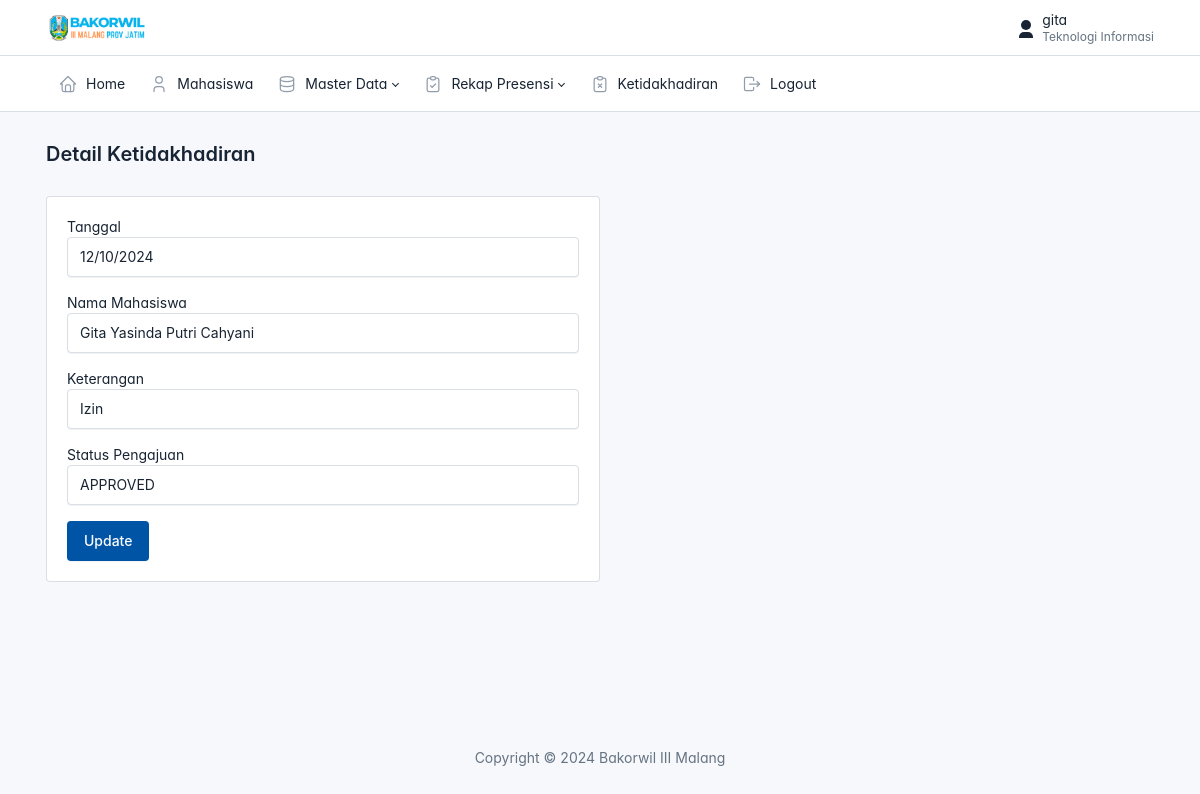
Screenshot of /admin/data_ketidakhadiran/detail.php?id=11 (signed in) with the database file from the repository.
### tables this page shows
CREATE TABLE `ketidakhadiran` (
  `id` int(11) NOT NULL,
  `id_mahasiswa` int(11) NOT NULL,
  `keterangan` varchar(225) NOT NULL,
  `tanggal` date NOT NULL,
  `deskripsi` varchar(225) NOT NULL,
  `file` varchar(225) NOT NULL,
  `status_pengajuan` varchar(20) NOT NULL
);

CREATE TABLE `mahasiswa` (
  `id` int(11) NOT NULL,
  `kode` varchar(225) NOT NULL,
  `nama` varchar(225) NOT NULL,
  `jenis_kelamin` varchar(50) NOT NULL,
  `no_handphone` varchar(20) NOT NULL,
  `jurusan` varchar(225) NOT NULL,
  `bidang` varchar(225) NOT NULL,
  `lokasi_presensi` varchar(225) NOT NULL
);

### admin/data_ketidakhadiran/detail.php (the view, shortened to what this page needs)
<?php
include('../layout/header.php');
require_once('../../config.php');
if (isset($_GET['id'])) {
    $id = $_GET['id'];
    $stmt = $connection->prepare("SELECT k.id, k.keterangan, k.status_pengajuan, k.tanggal, m.nama AS nama_mahasiswa
                                  FROM ketidakhadiran k
                                  JOIN mahasiswa m ON k.id_mahasiswa = m.id
                                  WHERE k.id = ?");
    $stmt->bind_param("i", $id);
    $stmt->execute();
    $result = $stmt->get_result();
    if ($result->num_rows > 0) {
        $data = $result->fetch_assoc();
        $keterangan = $data['keterangan'];
        $status_pengajuan = $data['status_pengajuan'];
        $tanggal = $data['tanggal'];
        $nama_mahasiswa = $data['nama_mahasiswa'];
    } else {
        header("Location: ketidakhadiran.php");
        exit;
    }
} else {
    header("Location: ketidakhadiran.php");
    exit;
}
?>
<div class="page-body">
    <div class="container-xl">
        <form action="" method="POST">
            <div class="card col-md-6">
                <div class="card-body">
                    <div class="mb-3">
                        <label for="">Tanggal</label>
                        <input type="date" class="form-control" name="tanggal" value="<?= $tanggal; ?>" readonly>
                    </div>
                    <div class="mb-3">
                        <label for="">Nama Mahasiswa</label>
                        <input type="text" class="form-control" name="nama_mahasiswa" value="<?= $nama_mahasiswa; ?>" readonly>
                    </div>
                    <div class="mb-3">
                        <label for="">Keterangan</label>
                        <input type="text" class="form-control" name="keterangan" value="<?= $keterangan; ?>" readonly>
                    </div>
                    <div class="mb-3">
                        <label for="">Status Pengajuan</label>
                        <select name="status_pengajuan" class="form-control">
                            <option <?= ($status_pengajuan == 'APPROVED') ? 'selected' : ''; ?> value="APPROVED">APPROVED</option>
                        </select>
                    </div>
                    <button type="submit" class="btn btn-primary" name="update">Update</button>
                </div>
            </div>
        </form>
    </div>
</div>
<?php include('../layout/footer.php'); ?>

### admin/layout/header.php (style rules this page uses)
:root { --tblr-font-sans-serif: 'Inter Var', -apple-system, BlinkMacSystemFont, San Francisco, Segoe UI, Roboto, Helvetica Neue, sans-serif; }
body { font-feature-settings: "cv03", "cv04", "cv11"; }

### rows the page displays
ketidakhadiran: tanggal "12/10/2024", nama_mahasiswa "Gita Yasinda Putri Cahyani", keterangan "Izin", status_pengajuan "APPROVED"

### other values shown
$_SESSION['nama'] "gita"
$_SESSION['jurusan'] "Teknologi Informasi"
$judul "Detail Ketidakhadiran"
